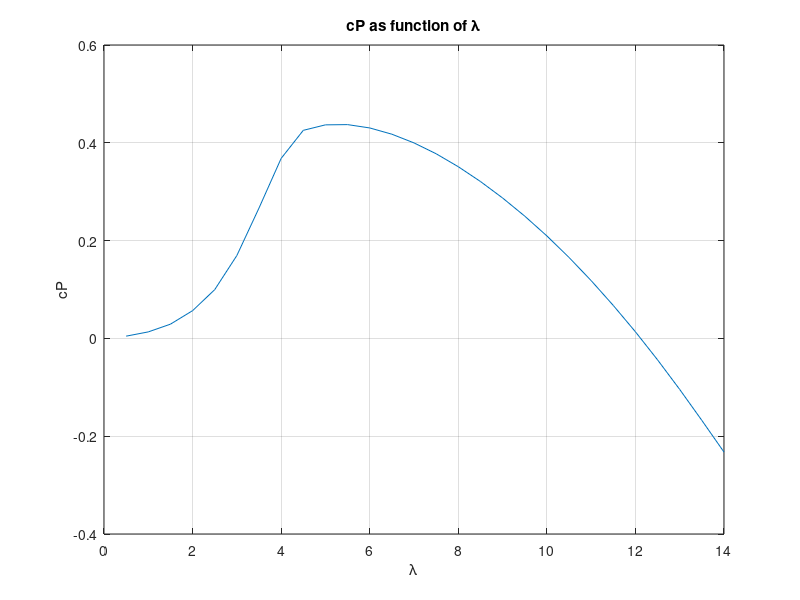
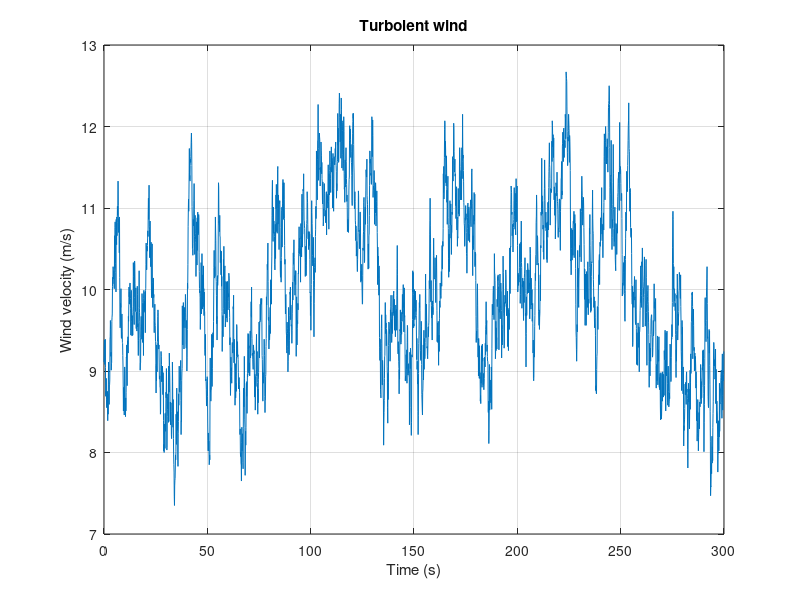

These charts were generated, in order, by the following MATLAB code: (Note: this script raises an error after producing the figures.)
clear all
close all
clc

%% CONSTANT PARAMETERS
time_max = 50; % maximum time to be studied (s)
delta_t = 0.005; % discretization time (s)
i_max = time_max / delta_t; % number of iterations

sincronous_velocity = 5; % (rad/s)
MG_coefficient = 2.55e5; % generator curve coefficient

R = 9.5; % rotor diameter (m)
rho = 1.225; % air density (kg/m^3)
V0 = 10; % constant wind speed (m/s)
V0_f = 10; % wind speed for free running turbine (m/s)
omega_initial = 1; % initial angular velocity (rad/s)
omega_initial_f = 1; % initial angular velocity free running turbine (rad/s)
I = 1.5e4; % rotor inertia (kgm^2)

%% PLOT OF THE LOADED DATA
% load the data form the table
cP_vs_lambda = load('Cp_Lambda.txt');
V0_vs_time = load('usim.dat');

figure()
plot(cP_vs_lambda(:,1), cP_vs_lambda(:,2))
xlabel('\lambda')
ylabel('cP')
title('cP as function of \lambda')
grid on

figure()
plot(V0_vs_time(:,1), V0_vs_time(:,2))
title('Turbolent wind')
xlabel('Time (s)')
ylabel('Wind velocity (m/s)')
grid on

%% COMPUTATION OF THE ANGULAR VELOCITY, ROTOR AND GENERATOR TORQUE 
Mr = zeros(i_max, 1); % vector for rotor torque (Nm)
Mg = zeros(i_max, 1); % vector for generator torque (Nm)
omega = zeros(i_max, 1); % vector for angular velocity (rad/s)
delta_t_vector = zeros(i_max, 1);

% initialize the first elements of the vectors of omega, wind torque and
% generator torque
omega(1,1) = omega_initial;
lambda = omega(1,1) * R / V0; % compute lambda
cP = interp1(cP_vs_lambda(:,1), cP_vs_lambda(:,2), lambda); % interpolate the table
Mr(1,1) = MR(rho, V0, R, cP, omega(1,1)); % wind torque (Nm)
Mg(1,1) = MG(omega(1,1), MG_coefficient, sincronous_velocity); % generator torque (Nm)

for i=2:i_max
  lambda = omega(i - 1, 1) * R / V0; % compute lambda
  cP = interp1(cP_vs_lambda(:,1), cP_vs_lambda(:,2), lambda); % interpolate the table
  omega_old = omega(i - 1, 1); % store previous omega
  Mr(i,1) = MR(rho, V0, R, cP, omega(i - 1, 1)); % wind torque (Nm)
  Mg(i,1) = MG(omega(i - 1, 1), MG_coefficient, sincronous_velocity); % generator torque (Nm)
  omega(i,1) = omega(i - 1, 1) + delta_t/I*(Mr(i - 1 ,1) - Mg(i - 1,1)); % update omega

  delta_t_vector(i, 1) = delta_t_vector(i - 1, 1) + delta_t; % store the time for the plot
end

% plot the time evolution of the roataional speed
figure()
plot(delta_t_vector, omega)
xlabel('Time [s]')
ylabel('\omega [rad/s]')
title('Rotor angular velocity')
grid on

% plot the time evolution of the generator torque
figure()
plot(delta_t_vector, Mg)
xlabel('Time [s]')
ylabel('Generator torque [Nm]')
title('Generator torque')
grid on

% plot the time evolution of the wind torque
figure()
plot(delta_t_vector, Mr)
xlabel('Time [s]')
ylabel('Wind torque [Nm]')
title('Wind torque')
grid on

%% CALCULATION OF THE SLIP
omega_nom = omega(end); % nominal velocity (rad/s)
SL = (omega_nom - sincronous_velocity) / sincronous_velocity; % syncronous motor slip

%% COMPUTATION OF THE ANGULAR VELOCITY, ROTOR AND GENERATOR TORQUE FOR 
%% TURBOLENT WIND INFLOW

V0_t = V0_vs_time(:,2); % load velocity (m/s)
V0_item = size(V0_t, 1); % number of item of the velocity vector
t_max = V0_vs_time(end,1); % maximum time of the recorded data
delta_t_t = t_max / V0_item; % delta_t for the turbolent case (s)
Mr_t = zeros(V0_item, 1);
Mg_t = zeros(V0_item, 1);
omega_t = zeros(V0_item, 1);
delta_t_vector_t = zeros(V0_item, 1);

% initialize the first elements of the vectors of omega, wind torque and
% generator torque
omega_t(1,1) = omega_initial;
%omega_t(1, 1) = 1;
lambda = omega_t(1,1) * R / V0_t(1); % compute lambda
cP = interp1(cP_vs_lambda(:,1), cP_vs_lambda(:,2), lambda); % interpolate the table
Mr_t(1,1) = MR(rho, V0_t(1), R, cP, omega_t(1,1)); % wind torque (Nm)
Mg_t(1,1) = MG(omega_t(1,1), MG_coefficient, sincronous_velocity); % generator torque (Nm)

% for j=2:V0_item
%   lambda = omega_t(j - 1, 1) * R / V0_t(j - 1); % compute lambda
%   cP = interp1(cP_vs_lambda(:,1), cP_vs_lambda(:,2), lambda); % interpolate the table
%   Mr_t(j, 1) = MR(rho, V0_t(j-1), R, cP, omega_t(j - 1, 1));
%   Mg_t(j, 1) = MG(omega_t(j - 1), MG_coefficient, sincronous_velocity);
%   omega_t(j,1) = omega_t(j - 1, 1) + delta_t_t/I*(Mr_t(j, 1) - Mg_t(j, 1)); % update omega
%   delta_t_vector_t(j, 1) = delta_t_vector_t(j - 1, 1) + delta_t_t; % store the time for the plot
% end

for j=2:V0_item
  omega_t(j, 1) = omega_t(j - 1, 1) + delta_t_t / I * (Mr_t(j - 1, 1) - Mg_t(j - 1, 1));
  Mg_t(j, 1) = MG(omega_t(j - 1, 1), MG_coefficient, sincronous_velocity);
  lambda = omega_t(j, 1) * R / V0_t(j);
  cP = interp1(cP_vs_lambda(:, 1), cP_vs_lambda(:, 2), lambda);
  Mr_t(j, 1) = MR(rho, V0_t(j), R, cP, omega_t(j, 1));
  delta_t_vector_t(j, 1) = delta_t_vector_t(j - 1, 1) + delta_t_t;
end


% update omega
% update mg
% update lambda
% update mr


% plot the time evolution of the roataional speed
figure()
plot(delta_t_vector_t, omega_t)
xlabel('Time [s]')
ylabel('\omega [rad/s]')
title('Rotor angular velocity - Turbolent wind')
grid on

% plot the time evolution of the generator torque
figure()
plot(delta_t_vector_t, Mg_t)
xlabel('Time [s]')
ylabel('Generator torque [Nm]')
title('Generator torque - Turbolent wind')
grid on

% plot the time evolution of the wind torque
figure()
plot(delta_t_vector_t, Mr_t)
xlabel('Time [s]')
ylabel('Wind torque [Nm]')
title('Wind torque - Turbolent wind')
grid on

%% SIMULATION OF THE FREE RUNNING TURBINE

t_max_f = max(V0_vs_time(:,1)); % maximum time of the recorded data
delta_t_f = t_max / V0_item; % delta_t for the turbolent case (s)
Mr_f = zeros(V0_item, 1);
Mg_f = zeros(V0_item, 1);
omega_f = zeros(V0_item, 1);
delta_t_vector_f = zeros(V0_item, 1);

% initialize the first elements of the vectors of omega, wind torque and
% generator torque
omega_f(1,1) = omega_initial_f;
lambda = omega_f(1,1) * R / V0_f; % compute lambda
cP = interp1(cP_vs_lambda(:,1), cP_vs_lambda(:,2), lambda); % interpolate the table
Mr_f(1,1) = MR(rho, V0_f, R, cP, omega_f(1,1)); % wind torque (Nm)

for j=2:V0_item
  omega_f(j, 1) = omega_f(j - 1, 1) + delta_t_f / I * Mr_f(j - 1, 1);
  lambda = omega_f(j, 1) * R / V0_f;
  cP = interp1(cP_vs_lambda(:, 1), cP_vs_lambda(:, 2), lambda);
  Mr_f(j, 1) = MR(rho, V0_f, R, cP, omega_f(j, 1));
  delta_t_vector_f(j, 1) = delta_t_vector_f(j - 1, 1) + delta_t_f;
end

% plot the time evolution of the roataional speed
figure()
plot(delta_t_vector_f, omega_f)
xlabel('Time [s]')
ylabel('\omega [rad/s]')
title('Rotor angular velocity - Free running')
grid on

% plot the time evolution of the wind torque
figure()
plot(delta_t_vector_f, Mr_f)
xlabel('Time [s]')
ylabel('Wind torque [Nm]')
title('Wind torque - Free running')
grid on